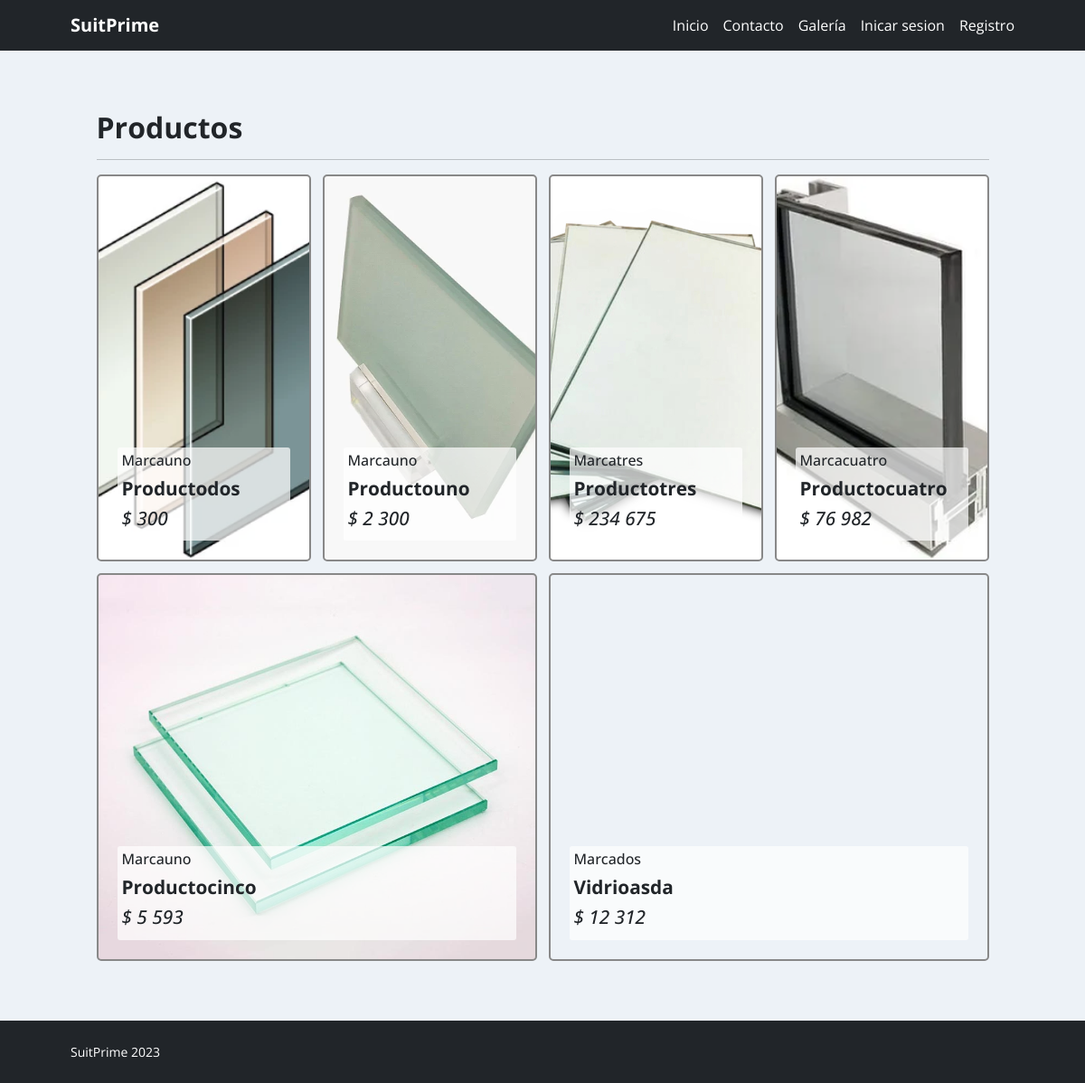
/galeria/, run on an earlier commit of the app's database.
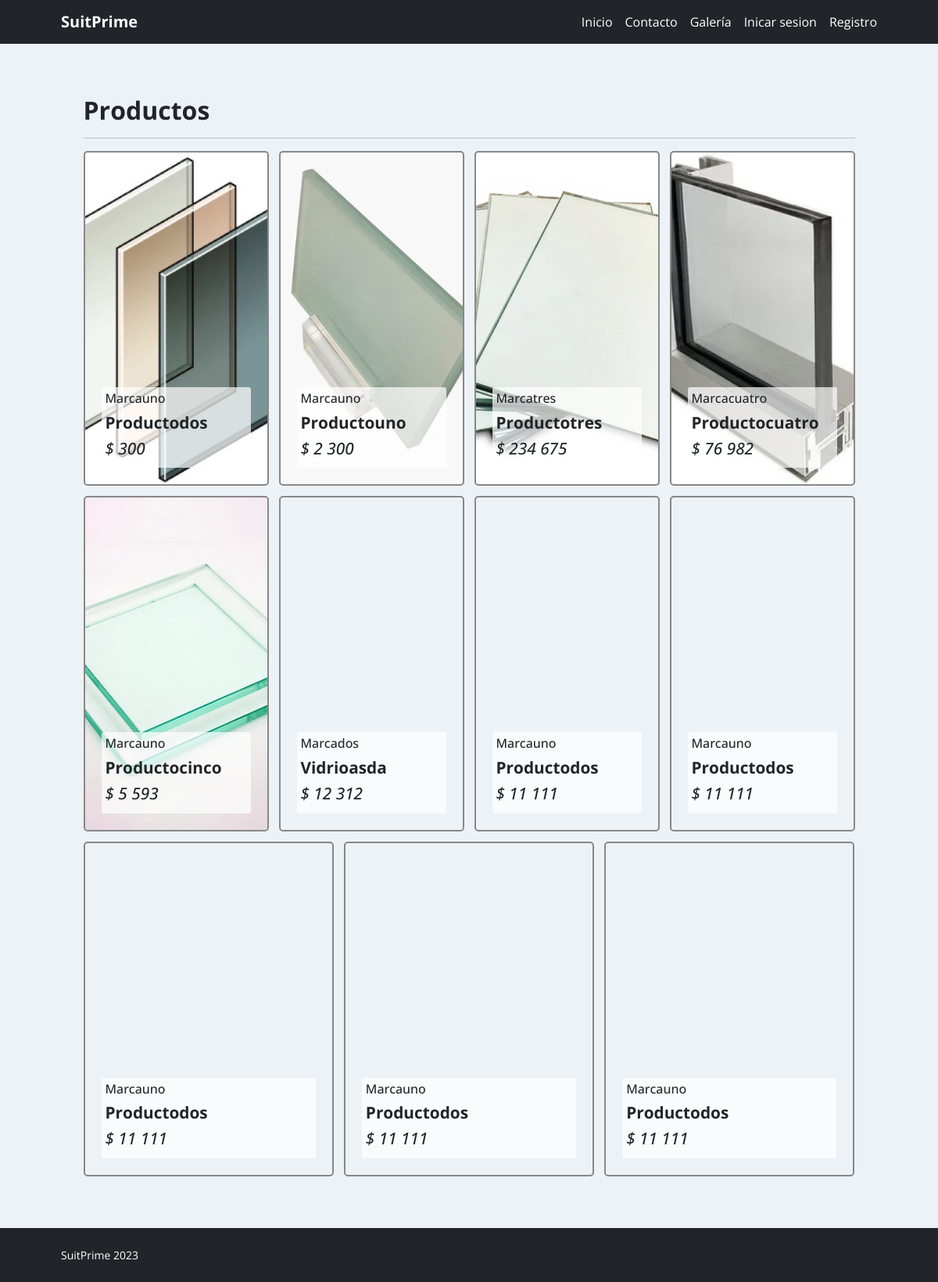
And on a later commit of the database.
### app/models.py (models this page shows, shortened)
class Producto(models.Model):
    nombre = models.CharField(max_length=50)
    precio = models.IntegerField()
    descripcion = models.TextField()
    nuevo = models.BooleanField()
    marca = models.ForeignKey(Marca, on_delete=models.PROTECT)
    fecha_fabricacion = models.DateField(null=True)
    imagen = models.ImageField(upload_to="productos", null=True)

class Marca(models.Model):
    nombre = models.CharField(max_length=50)
    def __str__(self):
        return self.nombre

### app/views.py (the view)
# urls.py: path('galeria/', galeria, name="galeria"),
def galeria(request):
    productos = Producto.objects.all()
    data = {
        'productos' : productos
    }
    return render(request, 'app/galeria.html', data)

### app/templates/app/galeria.html (shortened to what this page needs)
{% extends 'app/base.html' %}
{% block css %}
<link rel="stylesheet" href="https://cdn.jsdelivr.net/bxslider/4.2.12/jquery.bxslider.css">
<link rel="stylesheet" href="https://cdn.jsdelivr.net/gh/fancyapps/fancybox@3.5.7/dist/jquery.fancybox.min.css" />
{% endblock %}
{% block contenido %}
{% load static %}
{% load humanize %}
<div style="padding: 34px;">
    <div style="max-width: 987px; margin: 2em auto;">
<h2>Productos</h2>
<hr/>
<div class="flexOne">
{% for p in productos %}
     <div class="_prod" {% if p.imagen %} style="background-image: url('{{ p.imagen.url }}');" {% endif %}>
          <div class="_proddesc">
               <h5>{{ p.marca | capfirst }}</h5>
               <h2>{{ p.nombre | title }}</h2>
               <h3>$ {{ p.precio | intcomma }}</h3>
          </div>
     </div>
{% endfor %}
</div>
</div>
</div>
{% endblock %}

### app/templates/app/base.html (shortened to what this page needs)
{% load static %}
<!DOCTYPE html>
<html lang="es">
<head>
    <link href="https://cdn.jsdelivr.net/npm/bootstrap@5.3.0-alpha3/dist/css/bootstrap.min.css" rel="stylesheet">
    <link rel="stylesheet" href="{% static 'app/css/estilos.css' %}">
    <link rel="stylesheet" href="{% static 'app/css/estilo2.css' %}" />
{% block css %}
{% endblock %}
</head>
<body>
    <nav class="navbar navbar-expand-lg navbar-dark bg-dark">
        <div class="container px-5">
            <a class="navbar-brand" href="/" style="font-family: 'Open sans', Sans-serf; font-weight: bold;">SuitPrime</a>
            <div class="collapse navbar-collapse" id="navbarSupportedContent">
                <ul class="navbar-nav ms-auto mb-2 mb-lg-0" id="juanito">
                    <li><a href="{% url 'home' %}"> Inicio </a></li>
                    <li><a href="{% url 'contacto' %}">Contacto</a></li>
                    <li><a href="{% url 'galeria' %}">Galería</a></li>
                    {% if user.is_authenticated %}
                    <li><a href="{% url 'logout' %}">Cerrar sesion</a></li>
                    {% else %}
                    <li><a href="{% url 'login' %}">Inicar sesion</a></li>
                    <li><a href="{% url 'registro' %}">Registro</a></li>
                    {% endif %}
                </ul>
            </div>
        </div>
    </nav>
    <div id="contenido">
        {% block contenido %}
        {% endblock %}
    </div>
    <footer class="bg-dark py-4 mt-auto">
        <div class="container px-5">
            <div class="row align-items-center justify-content-between flex-column flex-sm-row">
                <div class="col-auto"><div class="small m-0 text-white">SuitPrime 2023</div></div>
            </div>
        </div>
    </footer>
</body>
</html>

### app/static/app/css/estilos.css (style rules this page uses)
* { margin:0; padding:0; }
body { background-color:#EDF2F7; font-family: 'Open Sans', sans-serif; }
h1,h2 { font-family: 'Open Sans', sans-serif; font-weight: bold; }
nav { display: flex; justify-content: flex-end; align-items: center; }
nav a { color:white; text-decoration: none; }
#contenido { width: 100%; margin:auto; min-height: 100vh; }
footer { width: 100%; background-color: #2D3748; }

### app/static/app/css/estilo2.css (style rules this page uses)
ul#juanito li { margin-left: 1em; }
div#prodlist h2, h3 { font-size: 1.3em; }
div.flexOne { display: flex; min-width: 380px; padding: 0; flex-wrap: wrap; flex-direction: row; align-items: center; align-content: space-between; gap: 13px; margin: 13px auto 0 auto; }
div.flexOne div._prod { display: inline-block; flex: 1 1 187.75px; padding: 300px 21px 21px 21px; margin: 0; border-width: 2px; border-radius: 5px; border-color: #888; border-style: solid; background-size: cover; background-position: center center; }
div.flexOne div._prod ._proddesc { border-radius: 3px; background: rgba(255,255,255, 0.7); padding: 5px; }
div.flexOne div._prod ._proddesc h2, h3 { font-size: 1.3em; }
div.flexOne div._prod ._proddesc h3 { font-style: italic; }
div.flexOne div._prod ._proddesc h5 { font-size: 1em; }

What changed in the data, as far as the page shows it:
added Producto: marca "Marcauno", nombre "Productodos", precio "11 111"
added Producto: marca "Marcauno", nombre "Productodos", precio "11 111"
added Producto: marca "Marcauno", nombre "Productodos", precio "11 111"
added Producto: marca "Marcauno", nombre "Productodos", precio "11 111"
added Producto: marca "Marcauno", nombre "Productodos", precio "11 111"
